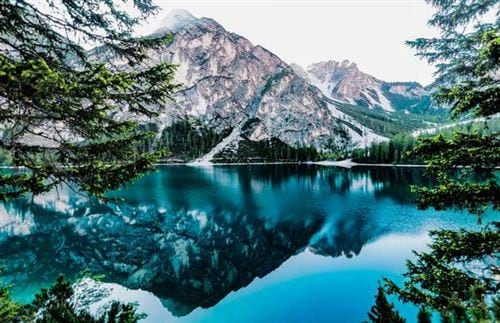
#> input picture opencv/BTVN/anh1.jpg, 500 x 323 px
$ python bgrtocmyk.py
#> lines starting #> are read from the running program, lines starting #| are printed output that depends on the picture; after the words box and inside, x2 and y2 are one past the last pixel; in counts of white or black regions, pixels touching at a corner belong together
import cv2 as cv
import matplotlib.pyplot as plt
import numpy as np
img = cv.imread("anh1.jpg",1)
#> img is the input picture: shape (323, 500, 3); mean B, G, R 124, 119.1, 81.9
for i in range(img.shape[0]):
    for j in range(img.shape[1]):
        img[i,j,:] = [255-img[i,j,0],255-img[i,j,1],255-img[i,j,2]]
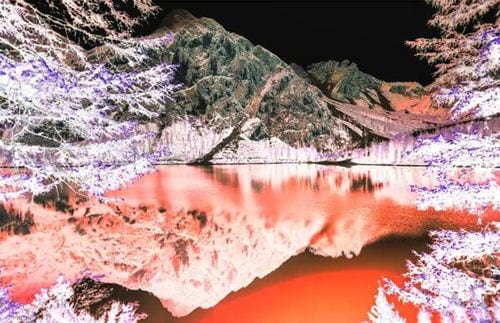
#> img: shape (323, 500, 3); mean B, G, R 131, 135.9, 173.1
C = img[:,:,2]
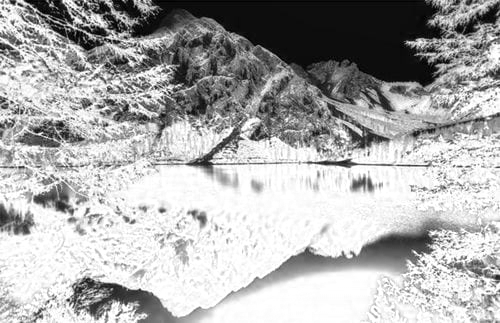
#> C: shape (323, 500); min 0, max 255, mean 173.1
M = img[:,:,1]
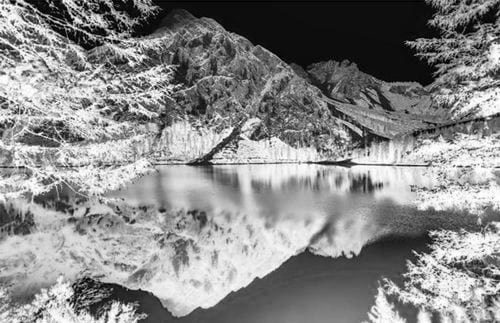
#> M: shape (323, 500); min 0, max 255, mean 135.9
Y = img[:,:,0]
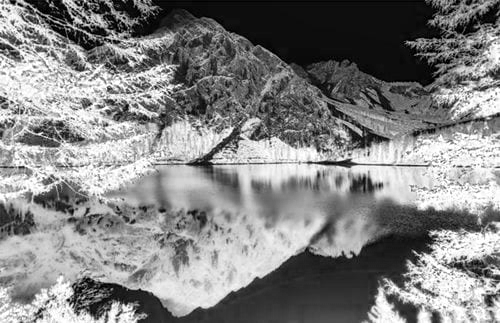
#> Y: shape (323, 500); min 0, max 255, mean 131
CMY = cv.merge((Y,M,C))
K = np.min(CMY,axis=2)
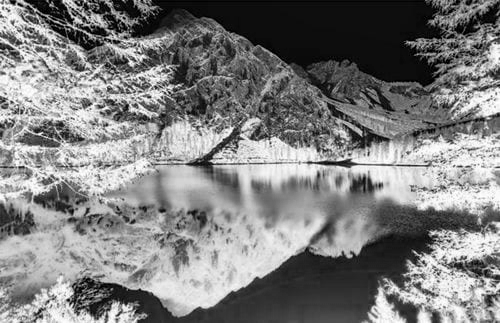
#> K: shape (323, 500); min 0, max 255, mean 126.4
Ck = C
Mk = M
Yk = Y
print(C)
#> (printed output is left out)
for k in range(img.shape[0]):
    for m in range(img.shape[1]):
        # [7 lines of commented-out code are left out]

        try:
            Ck[i,j] = (C[i,j] - K[i,j])/(255-K[i,j])
        except RuntimeWarning:
            Ck[i,j] = 0
            Mk [i,j] =0
            Yk[i, j] = 0
        try:
            Mk[i,j] = (M[i,j] - K[i,j])/(255-K[i,j])
        except RuntimeWarning:
            Mk[i,j] = 0
            Ck[i, j] = 0
            Yk[i, j] = 0
        try:
            Yk[i,j] = (Y[i,j] - K[i,j])/(255-K[i,j])

        except RuntimeWarning:
            Yk[i, j] = 0
            Ck[i, j] = 0
            Mk[i, j] = 0
#> Ck: shape (323, 500); under 0.01% of pixels changed, all inside (x1, y1, x2, y2) = (499, 322, 500, 323)

# Ck = (C-K)/(np.full((img.shape[0],img.shape[1]),7,dtype=np.uint8)-K)
# Mk = (M-K)/(np.full((img.shape[0],img.shape[1]),7,dtype=np.uint8)-K)
# Yk = (Y-K)/(np.full((img.shape[0],img.shape[1]),7,dtype=np.uint8)-K)
#
CMYK = np.dstack((Ck,Mk,Yk,K))
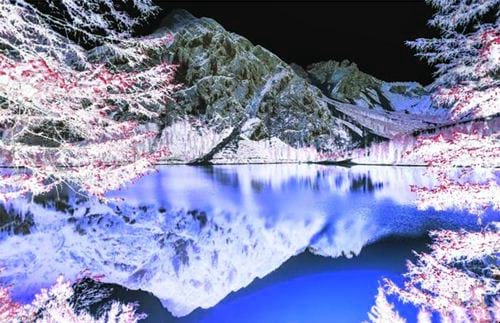
#> CMYK: shape (323, 500, 4); mean of channels 0, 1, 2, 3 173.1, 135.9, 131, 126.4; drawn as B, G, R
cv.imshow("CMYK",CMYK)
cv.waitKey()

$ run again, with opencv/BTVN/anh.jpg copied over opencv/BTVN/anh1.jpg
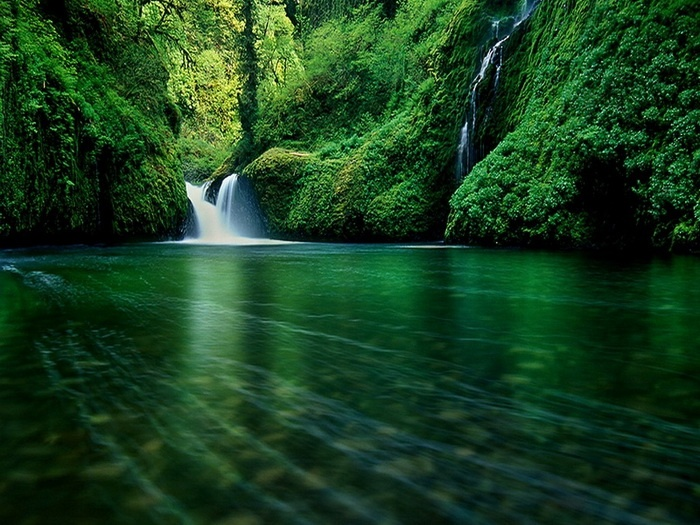
#> input picture opencv/BTVN/anh.jpg, 700 x 525 px
#> img is the input picture: shape (525, 700, 3); mean B, G, R 31.8, 64.3, 25.5
#> after the loop `for i in range(img.shape[0]):`:
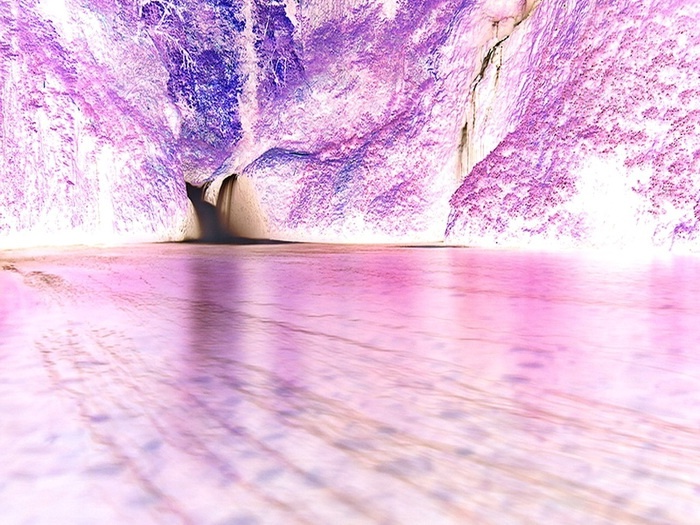
#> img: shape (525, 700, 3); mean B, G, R 223.2, 190.7, 229.5
#> (printed output is left out)
#> `CMYK = np.dstack((Ck,Mk,Yk,K))`:
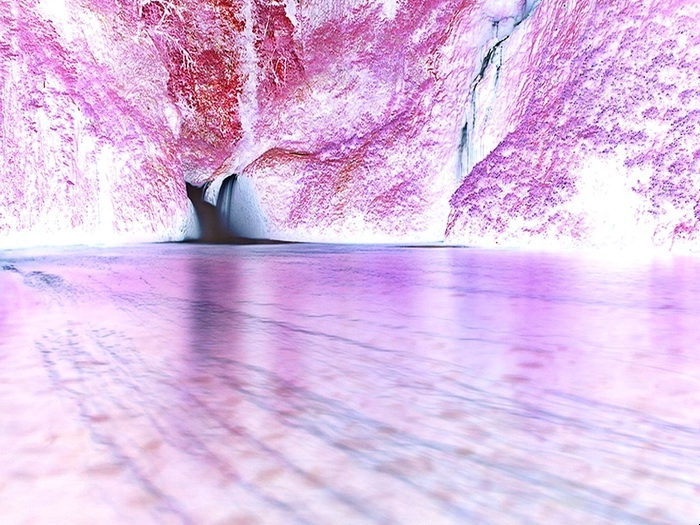
#> CMYK: shape (525, 700, 4); mean of channels 0, 1, 2, 3 229.5, 190.7, 223.2, 190.5; drawn as B, G, R

$ run again, with opencv/BTVN/anh_nhieu.jpg copied over opencv/BTVN/anh1.jpg
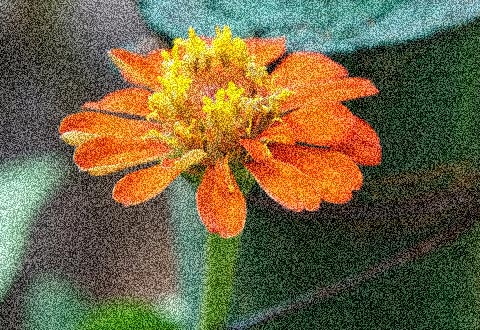
#> input picture opencv/BTVN/anh_nhieu.jpg, 480 x 330 px
#> img is the input picture: shape (330, 480, 3); mean B, G, R 67.4, 100.5, 111.3
#> after the loop `for i in range(img.shape[0]):`:
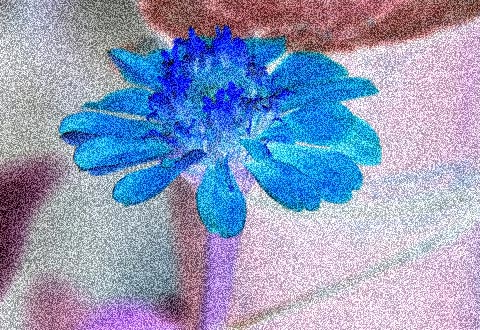
#> img: shape (330, 480, 3); mean B, G, R 187.6, 154.5, 143.7
#> (printed output is left out)
#> `CMYK = np.dstack((Ck,Mk,Yk,K))`:
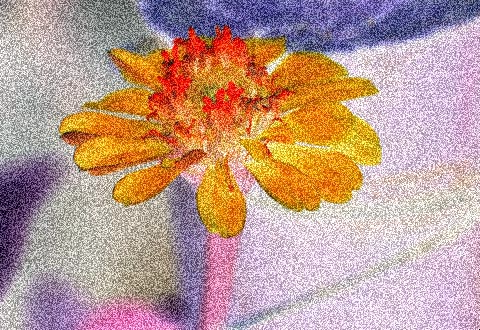
#> CMYK: shape (330, 480, 4); mean of channels 0, 1, 2, 3 143.7, 154.5, 187.6, 129.4; drawn as B, G, R

$ run again, with opencv/BTVN/anhgai.jpg copied over opencv/BTVN/anh1.jpg
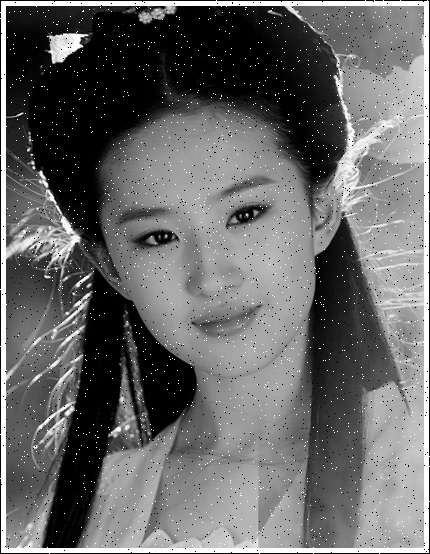
#> input picture opencv/BTVN/anhgai.jpg, 430 x 554 px
#> img is the input picture: shape (554, 430, 3); min 0, max 255, mean 104.1
#> after the loop `for i in range(img.shape[0]):`:
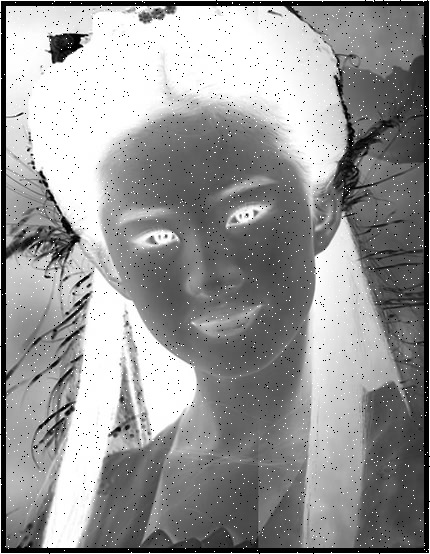
#> img: shape (554, 430, 3); min 0, max 255, mean 150.9
#> (printed output is left out)
